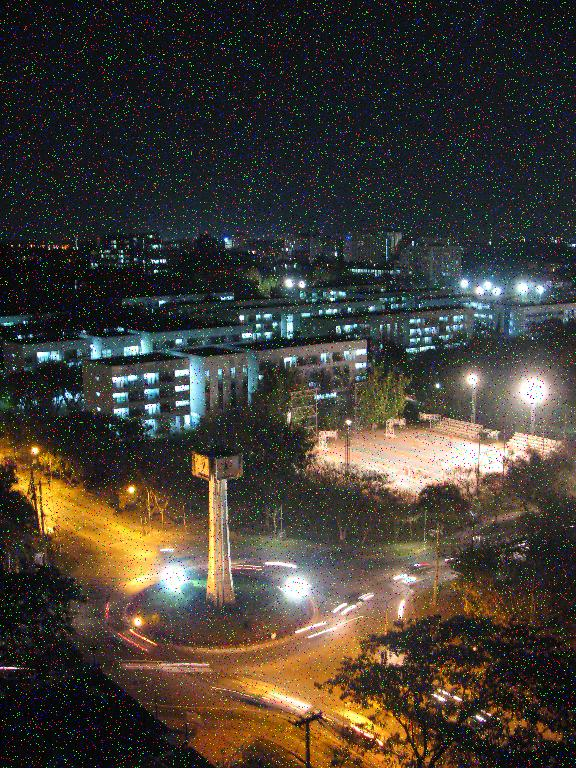
#> input picture Assignment2/input_data/Degraded.jpg, 576 x 768 px, found by its file name
$ python Q8.py
#> lines starting #> are read from the running program, lines starting #| are printed output that depends on the picture
import numpy as np
import cv2
import os,sys
from matplotlib import pyplot as plt


def getColorSpaces(image):
    rgb = cv2.cvtColor(image,cv2.COLOR_RGB2BGR)
    gray = cv2.cvtColor(image,cv2.COLOR_RGB2GRAY)

    return rgb,gray

def getImageDimnesion(image):
    height,width = image.shape[:2]

    return height,width

def getNormalizedImage(image):
    norm_image=image.copy()
    norm_image = np.maximum(norm_image, np.zeros(norm_image.shape))
    norm_image = np.minimum(norm_image, 255 * np.ones(norm_image.shape))
    norm_image = norm_image.round().astype(np.uint8)

    return norm_image


def applyMeanFilter(img,kernel_size):
    s=kernel_size[0]
    kernel = np.ones(kernel_size,np.float32)/(s*s)
    dst = cv2.filter2D(img,-1,kernel)
    return dst


img = cv2.imread(r'C:\SAI\IIIT\2019_Monsoon\DIP\Assignment2\input_data\Degraded.jpg')
#> img is the input picture: shape (768, 576, 3); mean B, G, R 53, 61, 66.9
plt.figure(figsize=(20, 20))
rgb,gray=getColorSpaces(img)
#> in getColorSpaces, `gray = cv2.cvtColor(image,cv2.COLOR_RGB2GRAY)`:
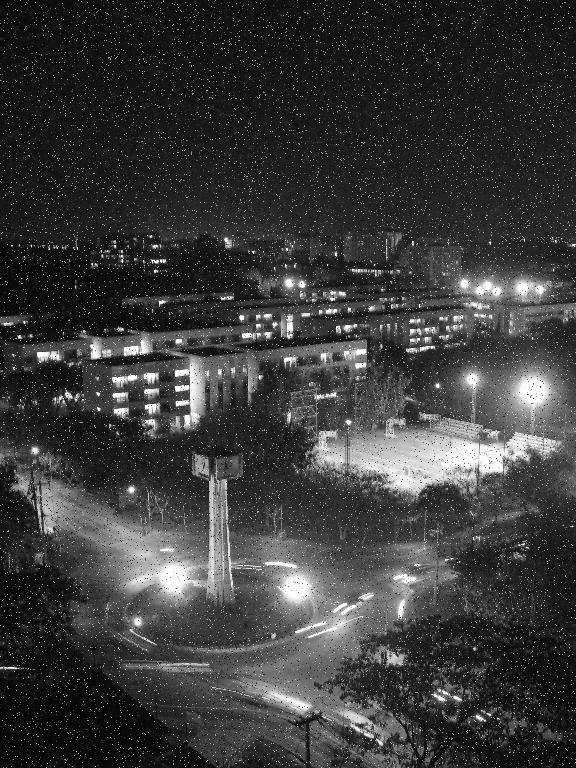
#> gray: shape (768, 576); min 0, max 255, mean 59.3

s=3
kernel_size=(s,s)

e1 = cv2.getTickCount()
rgb_mean = cv2.blur(rgb,(5,5))
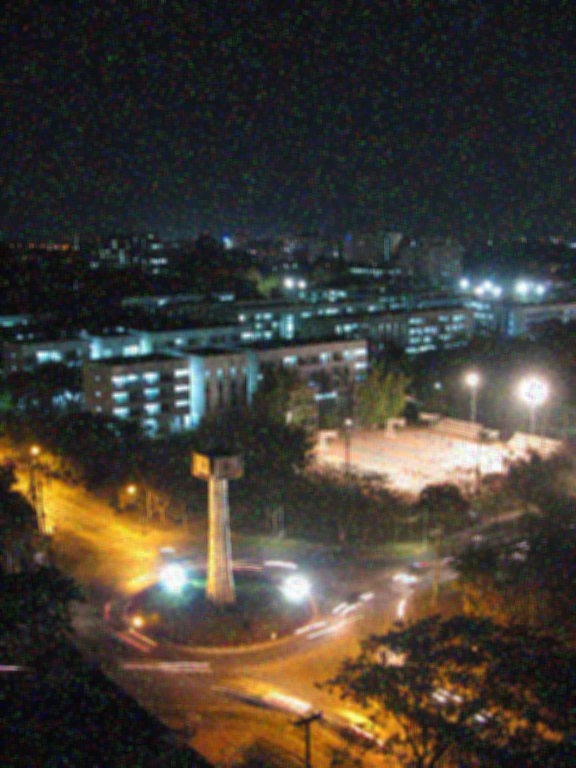
#> rgb_mean: shape (768, 576, 3); mean R, G, B 66.9, 61, 53
e2 = cv2.getTickCount()
time_taken = (e2 - e1)/ cv2.getTickFrequency()
print(' Time taken for mean filter ' +str(time_taken))


rgb_mean=applyMeanFilter(rgb,kernel_size)


e1 = cv2.getTickCount()
rgb_gaussain = cv2.GaussianBlur(rgb,(5,5),0)
e2 = cv2.getTickCount()
time_taken = (e2 - e1)/ cv2.getTickFrequency()

print(' Time taken for Gaussian filter ' +str(time_taken))

e1 = cv2.getTickCount()
rgb_median = cv2.medianBlur(rgb,5)
e2 = cv2.getTickCount()
time_taken = (e2 - e1)/ cv2.getTickFrequency()
print(' Time taken for Median filter ' +str(time_taken))

e1 = cv2.getTickCount()
rgb_bilateral = cv2.bilateralFilter(rgb_mean,3,1,1)
e2 = cv2.getTickCount()
time_taken = (e2 - e1)/ cv2.getTickFrequency()
print(' Time taken for Bilateral filter ' +str(time_taken))

# [24 lines of commented-out code are left out]

images = np.concatenate((rgb_median, rgb_gaussain), axis=1)
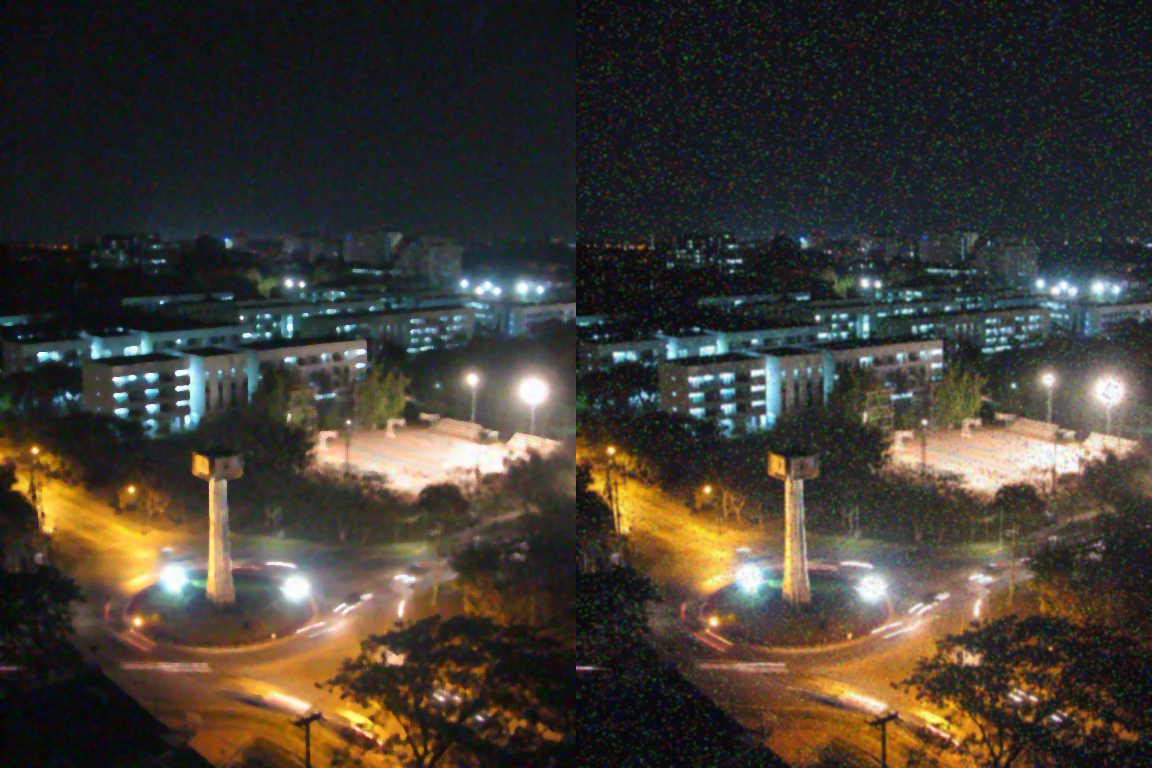
#> images: shape (768, 1152, 3); mean R, G, B 65.4, 59.3, 51.4

plt.imshow(images)
plt.title('Median on left and Gaussian on right' )
plt.axis('off')

plt.show()
